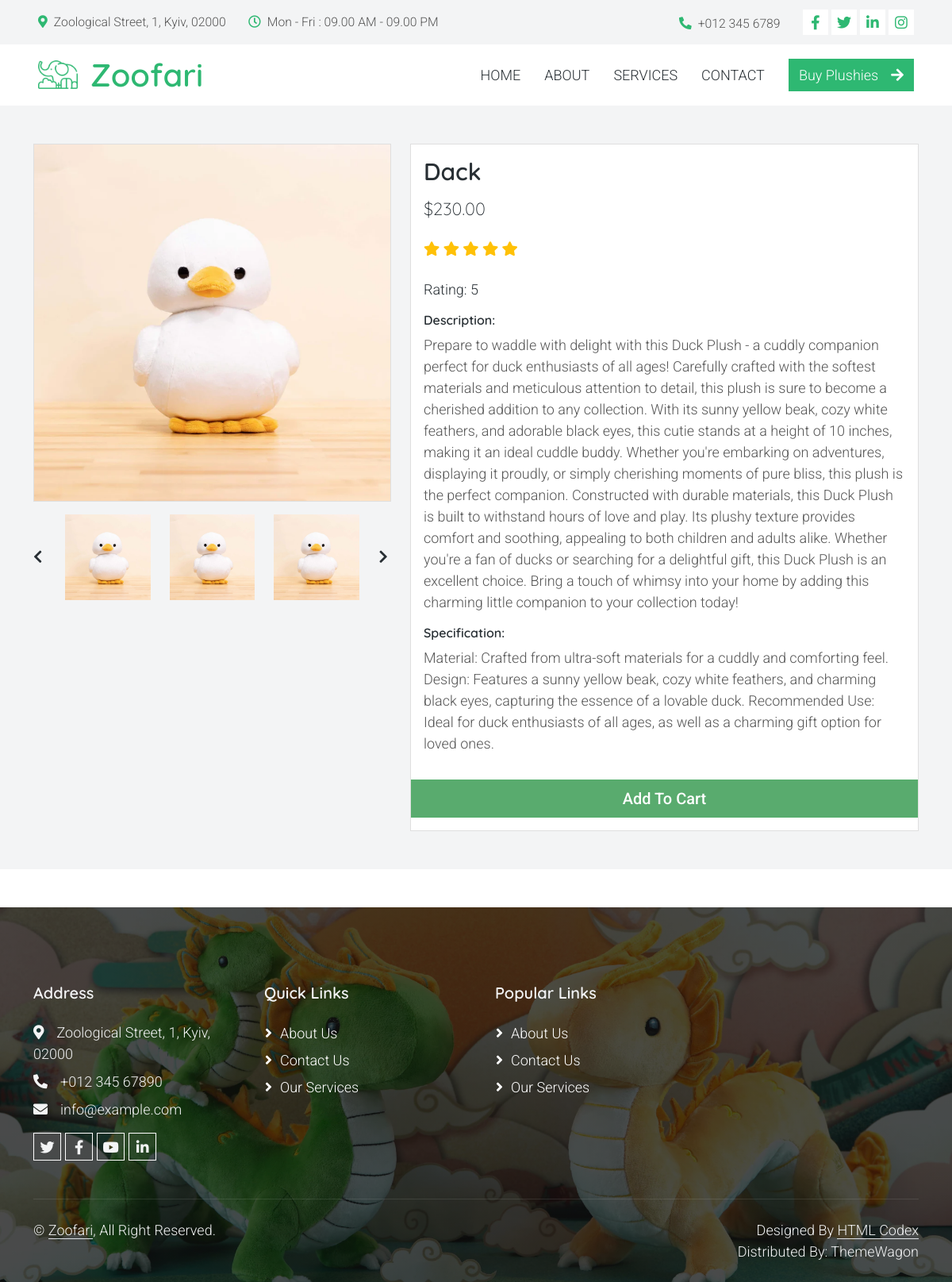
/shop_single/3/, run on the app's committed database.
### shop/models.py (models this page shows, shortened)
class Product(models.Model):
    name = models.CharField(max_length=100)
    description = models.TextField()
    price = models.DecimalField(max_digits=10, decimal_places=2)
    image = models.ImageField(upload_to='products/')
    rating = models.IntegerField(default=0)# Нове поле для рейтингу
    specifications = models.TextField(blank=True)  # Нове поле для специфікацій

### shop/views.py (the view)
# urls.py: path('shop_single/<int:product_id>/', shop_single, name='shop_single'),
def shop_single(request, product_id):
    product = get_object_or_404(Product, id=product_id)  # Получаем продукт по ID или возвращаем 404
    context = {
        'product': product,  # Передаем продукт в контексте
    }
    return render(request, 'shop_single/shop_single.html', context)  # Рендерим шаблон shop_single.html с контекстом

### shop/templates/shop_single/shop_single.html (shortened to what this page needs)
{% extends "base.html" %}
{% load static %}
{% block content %}
    <section class="bg-light">
        <div class="container pb-5">
            <div class="row">
                <div class="col-lg-5 mt-5">
                    <div class="card mb-3">
                        <img class="card-img img-fluid" src="{{ product.image.url }}" alt="{{ product.name }}" id="product-detail">
                    </div>
                    <div class="row">
                        <div class="col-1 align-self-center">
                            <a href="#multi-item-example" role="button" data-bs-slide="prev">
                                <i class="text-dark fas fa-chevron-left"></i>
                            </a>
                        </div>
                        <div id="multi-item-example" class="col-10 carousel slide carousel-multi-item" data-bs-ride="carousel">
                            <div class="carousel-inner product-links-wap" role="listbox">
                                <div class="carousel-item active">
                                    <div class="row">
                                        <div class="col-4">
                                            <a href="#">
                                                <img class="card-img img-fluid" src="{{ product.image.url }}" alt="{{ product.name }}">
                                            </a>
                                        </div>
                                        <div class="col-4">
                                            <a href="#">
                                                <img class="card-img img-fluid" src="{{ product.image.url }}" alt="{{ product.name }}">
                                            </a>
                                        </div>
                                        <div class="col-4">
                                            <a href="#">
                                                <img class="card-img img-fluid" src="{{ product.image.url }}" alt="{{ product.name }}">
                                            </a>
                                        </div>
                                    </div>
                                </div>
                            </div>
                        </div>
                        <div class="col-1 align-self-center">
                            <a href="#multi-item-example" role="button" data-bs-slide="next">
                                <i class="text-dark fas fa-chevron-right"></i>
                            </a>
                        </div>
                    </div>
                </div>
                <div class="col-lg-7 mt-5">
                    <div class="card">
                        <div class="card-body">
                            <h1 class="h2">{{product.name}}</h1>
                            <p class="h3 py-2">${{product.price}}</p>
                            <p class="py-2">
                                {% for _ in "x"|rjust:product.rating %}
                                    <i class="fa fa-star text-warning"></i>
                                {% endfor %}
                                <p><span class="list-inline-item text-dark">Rating: {{product.rating}}</span></p>
                            </p>
                            <h6>Description:</h6>
                            <p>
                                {{product.description}}
                            <h6>Specification:</h6>
                            <p>{{product.specifications}}</p>
                                </div>
                                <div class="row pb-3">
                                    <div class="col d-grid">
                                        <button type="button" class="btn btn-success btn-lg" onclick="window.location.href='{% url 'add_cart' product.id %}'">Add To Cart</button>
                                    </div>
                                </div>
                        </div>
                    </div>
                </div>
            </div>
    </section>
{%endblock%}

### static/assets/css/templatemo.css (style rules this page uses)
body, ul, li, p, a, label, input, div { font-family: 'Roboto', sans-serif; font-size: 18px !important; font-weight: 300 !important; }
.h2 { font-family: 'Roboto', sans-serif; font-size: 30px !important; font-weight: 300; }
.h3 { font-family: 'Roboto', sans-serif; font-size: 22px !important; }
.text-warning { color: #ede861 !important; }
.bg-light { background-color: #e9eef5 !important; }
.btn-success { background-color: #59ab6e !important; border-color: #56ae6c !important; }

### static/css/style.css (style rules this page uses)
:root { --primary: #2EB872; --light: #F3F4F5; --dark: #282F34; }
.btn { font-weight: 500; transition: .5s; }

### data on the page
Product: image (picture), name "Dack", price "230.00", rating "5", description "Prepare to waddle with delight with this Duck Plush - a cuddly companion perfect for duck enthusiasts of all ages! Carefully crafted with the softest materials and meticulous attention to detail, this plush is sure to become a cherished addition to any collection. With its sunny yellow beak, cozy white feathers, and adorable black eyes, this cutie stands at a height of 10 inches, making it an ideal cuddle buddy. Whether you're embarking on adventures, displaying it proudly, or simply cherishing moments of pure bliss, this plush is the perfect companion. Constructed with durable materials, this Duck Plush is built to withstand hours of love and play. Its plushy texture provides comfort and…", specifications "Material: Crafted from ultra-soft materials for a cuddly and comforting feel. Design: Features a sunny yellow beak, cozy white feathers, and charming black eyes, capturing the essence of a lovable duck. Recommended Use: Ideal for duck enthusiasts of all ages, as well as a charming gift option for loved ones."
